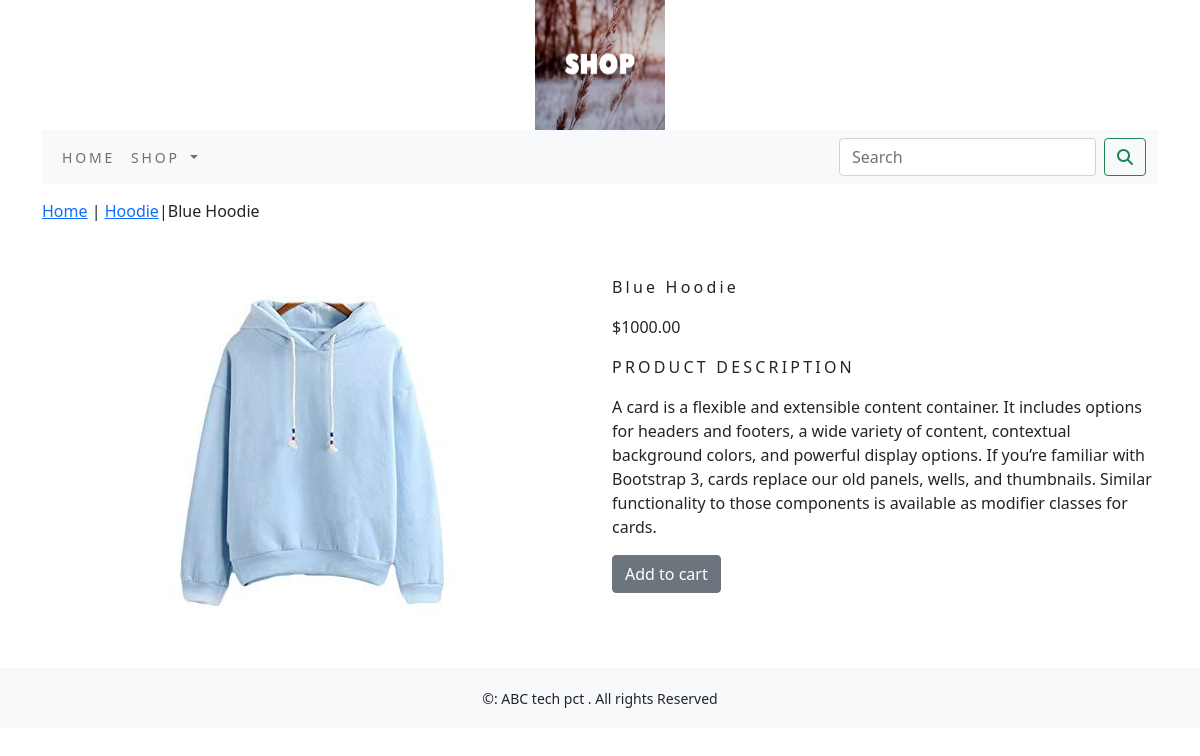
The page /shop/hoodie-dress/blue-hoodie/ on the database its author committed.
### shop/models.py (models this page shows, shortened)
class Product(models.Model):
    name=models.CharField(max_length=250,unique=True)
    slug=models.SlugField(max_length=250,unique=True)
    description=models.TextField(blank=True)
    price=models.DecimalField(max_digits=10,decimal_places=2)
    category=models.ForeignKey(Category,on_delete=models.CASCADE)
    image=models.ImageField(upload_to='product',blank=True)
    stock=models.IntegerField()
    available=models.BooleanField(default=True)
    created=models.DateTimeField(auto_now_add=True)
    updated=models.DateTimeField(auto_now_add=True)
    class Meta:
        ordering = ('name',)
        verbose_name = 'product'
        verbose_name_plural = 'products'

class Category(models.Model):
    name=models.CharField(max_length=250,unique=True)
    slug=models.SlugField(max_length=250,unique=True)
    description=models.TextField(blank=True)
    image=models.ImageField(upload_to='category',blank=True)
    class Meta:
        ordering=('name',)
        verbose_name='category'
        verbose_name_plural='categories'
    def get_url(self):
     return reverse('shop:products_by_category',args=[self.slug])
    def __str__(self):
        return  '{}'.format(self.name)

### shop/views.py (the view)
# urls.py: path('<slug:c_slug>/<slug:product_slug>/', views.proCatdetail,name='proCatdetail')
def proCatdetail(request,c_slug,product_slug):
    try:
        product=Product.objects.get(category__slug=c_slug,slug=product_slug)
    except Exception as e:
        raise e
    return render(request,'product.html',{'product':product})

### cart/context_processors.py (called while the page is built)
def counter(request):
    item_count=0
    if 'admin' in request.path:
        return {}
    else:
        try:
            cart=Cart.objects.filter(cart_id=_cart_id(request))
            cart_items=CartItem.objects.all().filter(cart=cart[:1])
            for cart_item in cart_items:
                item_count += cart_item.quantity
        except Cart.DoesNotExist:
            item_count =0
    return dict(item_count=item_count)

### cart/views.py (called while the page is built)
def _cart_id(request):
    cart = request.session.session_key
    if not cart:
        cart = request.session.create()
    return cart

### shop/context_processors.py (called while the page is built)
def menu_links(request):
    links=Category.objects.all()
    return dict(links=links)

### templates/product.html (shortened to what this page needs)
{% extends 'base.html' %}
{% load static %}
{% block content %}
<div class="row my_prod_row_class">
  <div class="mx_auto">
    <p><a href="{% url 'shop:allProdCat' %}}">Home</a> | <a href="{{product.category.get_url}}" >{{product.category}}</a>|{{product.name}}</p>
  </div>
<div class="container">
<br>
<div class="row">
    <div class="col-12 col-sm-12 col-md-12 col-lg-6 text-center">
            <div style="min-width:18rem">
                <img src="{{product.image.url}}" alt="{{product.name}}">
            </div>
    </div>
        <div class="col-12 col-sm-12 col-md-12 col-lg-6">
            <div>
                <h1 class="my_prod_title">{{product.name}}</h1>
                <p>${{product.price}}</p>
                <p class="my_title">Product Description</p>
                <p class="text-justify my_prod_text">{{product.description}}</p>
                {% if product.stock <= 0 %}
                <p class="text-justify my_prod_text"><b>Out of stock</b></p>
                 {% else %}
                 <a class="btn btn-secondary" href="{% url 'cart:add_cart' product.id  %}">Add to cart</a>
                {% endif %}
            </div>
        </div>
</div>
</div>
</div>
{% endblock %}

### static/css/custom.css (style rules this page uses)
body { font-family: 'Roboto', sans-serif; }
.my_title { font-size:16px; text-transform:uppercase; letter-spacing:.2em; }
.my_prod_row_class { padding-top:15px; padding-bottom:20px; }
.my_prod_title { font-size:16px; text_transform:uppercase; letter-spacing:.2em; padding-top:15px; padding-bottom:10px; }
.my_prod_text { padding-right: }

### rows shown on the page
Product: category "Hoodie", name "Blue Hoodie", image (picture), price "1000.00", description "A card is a flexible and extensible content container. It includes options for headers and footers, a wide variety of content, contextual background colors, and powerful display options. If you’re familiar with Bootstrap 3, cards replace our old panels, wells, and thumbnails. Similar functionality to those components is available as modifier classes for cards."
